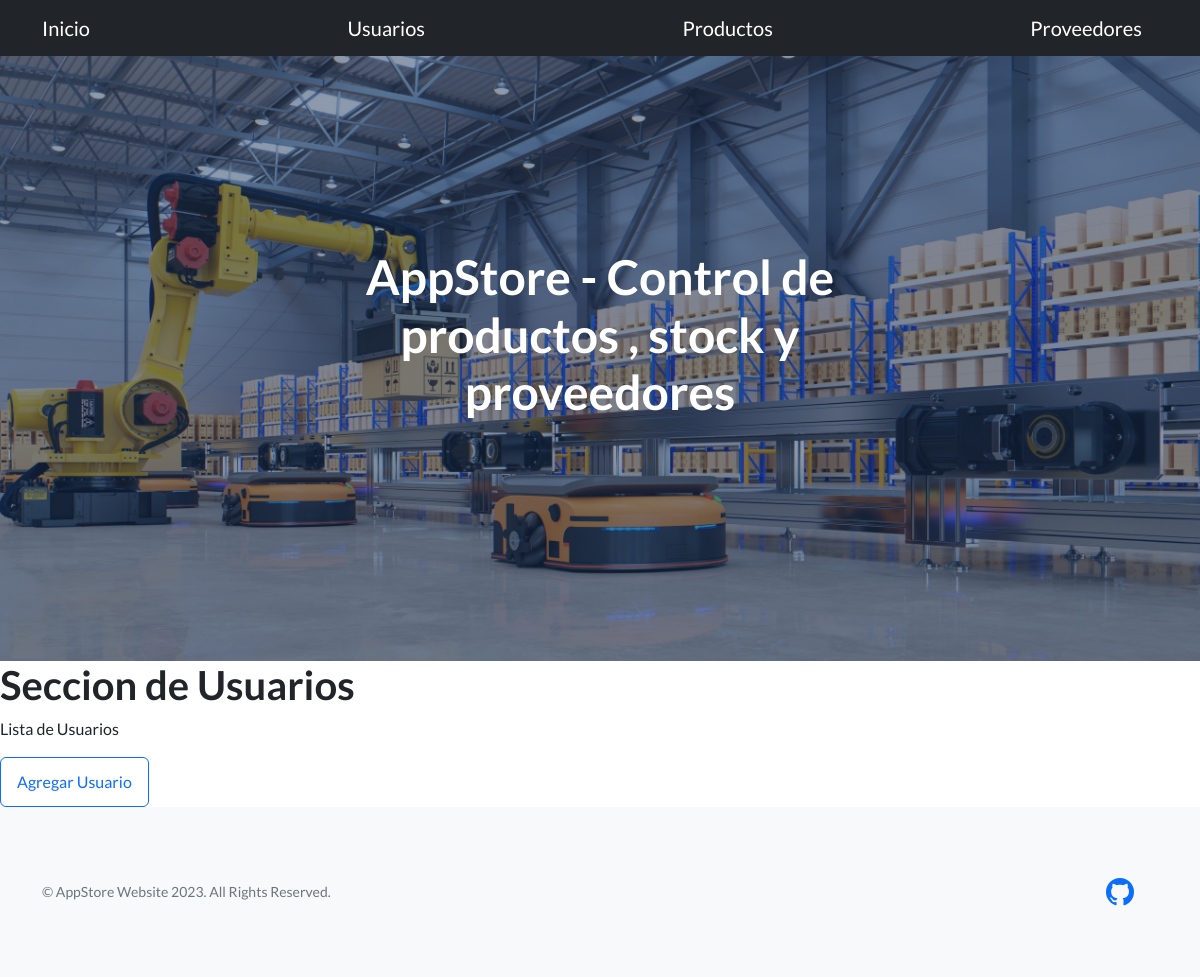
The page /app-store/usuarios/ on the database as committed earlier.
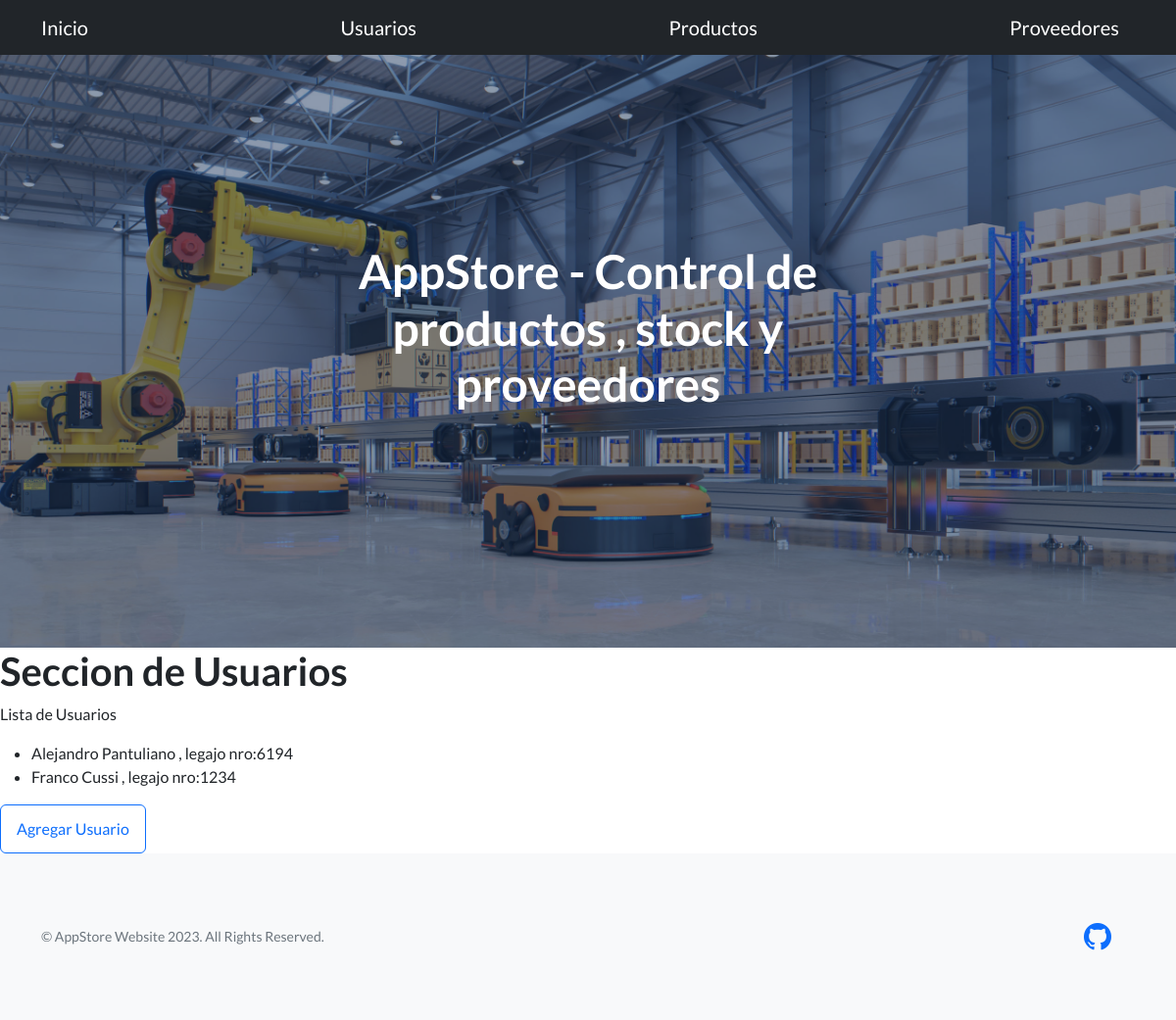
The same page on the database as committed later.
### AppStore/models.py (models this page shows)
class Usuario(models.Model):
    nombre = models.CharField(max_length=30)
    apellido = models.CharField(max_length=30)
    email = models.EmailField(null=True)
    nroLegajo = models.IntegerField(max_length=4)
    def __str__(self) -> str:
        return f'{self.nombre} {self.apellido} , legajo nro:{self.nroLegajo}'

### AppStore/views.py (the view)
# urls.py: path('usuarios/', usuarios ,name='Usuarios'),
def usuarios(req):
    lista = Usuario.objects.all()
    return render(req,"usuarios.html" , {"usuarios": lista})

### AppStore/templates/usuarios.html
{% extends 'main.html' %}
{% block bloqueMutable %}
            <h1>Seccion de Usuarios</h1>
            <p>
                Lista de Usuarios
            </p>
            <ul>
                {% for usuario  in usuarios %}
                    <li>{{usuario}}</li>
                {% endfor %}
            </ul>
            <a class="btn btn-outline-primary" href="../usuario-formulario" role="button"> Agregar Usuario </a>
{% endblock bloqueMutable %}

Rows that differ between the two databases and show on the page:
added Usuario: nombre+apellido+nroLegajo "Alejandro Pantuliano , legajo nro:6194"
added Usuario: nombre+apellido+nroLegajo "Franco Cussi , legajo nro:1234"
